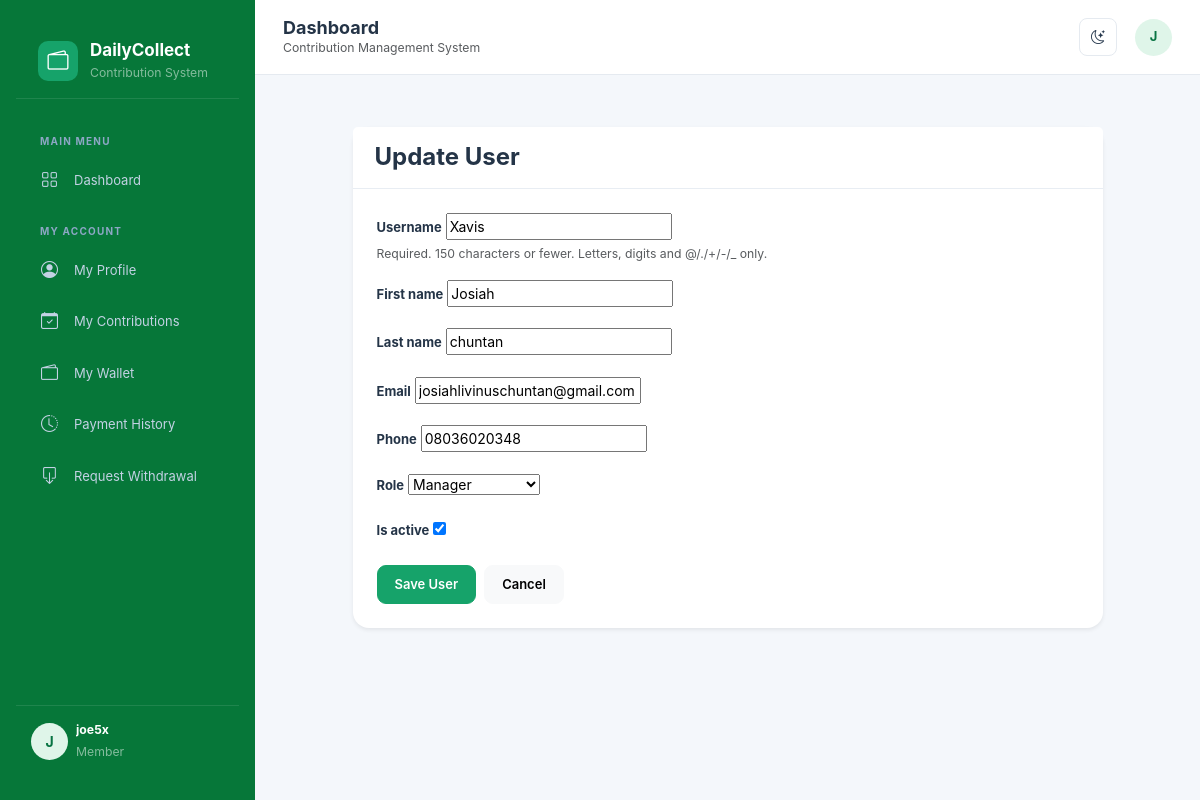
Screenshot of /accounts/users/2/edit/ (signed in) with the database file from the repository.
### accounts/models.py (models this page shows, shortened)
class User(AbstractUser):
    class Role(models.TextChoices):
        ADMIN = 'ADMIN', 'Administrator'
        MANAGER = 'MANAGER', 'Manager'
        SUPERVISOR = 'SUPERVISOR', 'Supervisor'
        AGENT = 'AGENT', 'Collection Agent'
        ACCOUNTANT = 'ACCOUNTANT', 'Accountant'
        MEMBER = 'MEMBER', 'Member'
    email = models.EmailField(unique=True)
    phone = models.CharField(max_length=20, blank=True)
    role = models.CharField(
        max_length=20,
        choices=Role.choices,
        default=Role.MEMBER
    )
    is_active = models.BooleanField(default=True)
    created_at = models.DateTimeField(auto_now_add=True)
    updated_at = models.DateTimeField(auto_now=True)

### accounts/views.py (the view, shortened to what this page needs)
# urls.py: path('users/<int:pk>/edit/', views.user_update, name='user_update'),
@role_required('ADMIN', 'MANAGER')
def user_update(request, pk):
    user = get_object_or_404(User, pk=pk)
    if request.user.role == 'MANAGER' and user.role == 'ADMIN':
        messages.error(request, 'You cannot modify an administrator.')
        return redirect('accounts:user_list')
    form = UpdateUserForm(instance=user)
    if request.user.role == 'MANAGER':
        form.fields['role'].choices = [
            choice for choice in form.fields['role'].choices
            if choice[0] not in ['ADMIN']
        ]
    return render(request, 'accounts/user_form.html', {
        'form': form,
        'title': 'Update User',
    })

### accounts/forms.py
class UpdateUserForm(forms.ModelForm):
    class Meta:
        model = User
        fields = [
            'username',
            'first_name',
            'last_name',
            'email',
            'phone',
            'role',
            'is_active',
        ]

### templates/accounts/user_form.html (shortened to what this page needs)
{% extends 'base.html' %}
{% block content %}
<div class="container py-4">
    <div class="card border-0 shadow-sm mx-auto" style="max-width:750px">
        <div class="card-header bg-white py-3">
            <h4 class="mb-0">{{ title }}</h4>
        </div>
        <div class="card-body p-4">
            <form method="POST">
                {% for field in form %}
                <div class="mb-3">
                    <label class="form-label">{{ field.label }}</label>
                    {{ field }}
                    {% if field.help_text %}
                        <small class="text-muted d-block">
                            {{ field.help_text }}
                        </small>
                    {% endif %}
                </div>
                {% endfor %}
                <div class="d-flex gap-2">
                    <button type="submit" class="btn btn-success">
                        Save User
                    </button>
                    <a href="{% url 'accounts:user_list' %}"
                       class="btn btn-light">
                        Cancel
                    </a>
                </div>
            </form>
        </div>
    </div>
</div>
{% endblock %}

### templates/base.html (shortened to what this page needs)
{% load static %}
<!DOCTYPE html>
<html lang="en" data-bs-theme="light">
<head>
    <link href="https://cdn.jsdelivr.net/npm/bootstrap@5.3.3/dist/css/bootstrap.min.css" rel="stylesheet">
    <link href="https://cdn.jsdelivr.net/npm/bootstrap-icons@1.11.3/font/bootstrap-icons.css" rel="stylesheet">
    <link rel="stylesheet"
      href="{% static 'css/style.css' %}">
</head>
<body>
{% if request.user.is_authenticated %}
<aside class="sidebar" id="sidebar">
    <div class="brand">
        <div class="brand-icon">
            <i class="bi bi-wallet2 text-white"></i>
        </div>
        <div>
            <h5 class="brand-name">DailyCollect</h5>
            <small class="text-white-50">Contribution System</small>
        </div>
    </div>
<div class="sidebar-menu">
    <div class="menu-label">Main Menu</div>
    <a href="{% url 'dashboard' %}" class="sidebar-link">
        <i class="bi bi-grid"></i> Dashboard
    </a>
    {% if request.user.role == 'ADMIN' %}
        <div class="menu-label">Administration</div>
        <a href="{% url 'agents:agent_create' %}" class="sidebar-link">
            <i class="bi bi-person-plus"></i> Register Agent
        </a>
        <a href="{% url 'accounts:user_list' %}" class="sidebar-link">
            <i class="bi bi-people"></i> User Management
        </a>
        <a href="{% url 'agents:agent_list' %}" class="sidebar-link">
            <i class="bi bi-people"></i> Agent Management
        </a>
        <a href="{% url 'members:member_list' %}" class="sidebar-link">
            <i class="bi bi-person-vcard"></i> Members
        </a>
        <a href="#" class="sidebar-link">
            <i class="bi bi-person-badge"></i> Collection Agents
        </a>
        <div class="menu-label">Contribution Management</div>
        <a href="{% url 'contributions:plan_list' %}" class="sidebar-link">
            <i class="bi bi-calendar-check"></i> Contribution Plans
        </a>
        <a href="{% url 'contributions:enrollment_list' %}"
            class="sidebar-link">
            <i class="bi bi-person-check"></i>Member Enrolments
        </a>
        <a href="{% url 'collections:collection_list' %}" class="sidebar-link">
            <i class="bi bi-cash-stack"></i> Daily Collections
        </a>
        <a href="#" class="sidebar-link">
            <i class="bi bi-wallet"></i> Member Wallets
        </a>
        <a href="#" class="sidebar-link">
            <i class="bi bi-box-arrow-down"></i> Withdrawals
        </a>
        <a href="{% url 'wallets:wallet_list' %}" class="nav-link">
            <i class="bi bi-wallet2"></i>Wallet Management
        </a>
        <div class="menu-label">Finance & Reports</div>
        <a href="#" class="sidebar-link">
            <i class="bi bi-arrow-left-right"></i> Transactions
        </a>
        <a href="#" class="sidebar-link">
            <i class="bi bi-receipt"></i> Expenses
        </a>
        <a href="#" class="sidebar-link">
            <i class="bi bi-graph-up-arrow"></i> Reports
        </a>
        <div class="menu-label">System</div>
        <a href="{% url 'accounts:change_password' %}" class="sidebar-link">
            <i class="bi bi-shield-lock"></i> Change Password
        </a>
    {% elif request.user.role == 'MEMBER' %}
        <div class="menu-label">My Account</div>
        <a href="{% url 'accounts:profile' %}" class="sidebar-link">
            <i class="bi bi-person-circle"></i> My Profile
        </a>
        <a href="#" class="sidebar-link">
            <i class="bi bi-calendar-check"></i> My Contributions
        </a>
        <a href="#" class="sidebar-link">
            <i class="bi bi-wallet2"></i> My Wallet
        </a>
        <a href="#" class="sidebar-link">
            <i class="bi bi-clock-history"></i> Payment History
        </a>
        <a href="#" class="sidebar-link">
            <i class="bi bi-box-arrow-down"></i> Request Withdrawal
        </a>
    {% endif %}
</div>
    <div class="sidebar-footer">
        <div class="d-flex align-items-center gap-2">
            <div class="user-avatar">
                {{ request.user.username|first|upper }}
            </div>
            <div class="flex-grow-1 overflow-hidden">
                <div class="text-white small fw-bold text-truncate">
                    {{ request.user.get_full_name|default:request.user.username }}
                </div>
                <small class="text-white-50">
                    {{ request.user.get_role_display }}
                </small>
            </div>
        </div>
    </div>
</aside>
<div class="main-wrapper">
    <header class="topbar">
        <div class="d-flex align-items-center gap-3">
            <div>
                <h5 class="topbar-title">
                    {% block page_title %}Dashboard{% endblock %}
                </h5>
                <small class="text-muted d-none d-sm-block">
                    Contribution Management System
                </small>
            </div>
        </div>
        <div class="topbar-actions">
            <button class="icon-btn" id="themeToggle"
                    title="Toggle theme">
                <i class="bi bi-moon-stars" id="themeIcon"></i>
            </button>
            <div class="dropdown">
                <button class="btn p-0 border-0"
                        data-bs-toggle="dropdown">
                    <div class="user-avatar">
                        {{ request.user.username|first|upper }}
                    </div>
                </button>
            </div>
        </div>
    </header>
    <main class="page-content">
        {% block content %}
        {% endblock %}
    </main>
</div>
{% else %}
    {% block auth_content %}{% endblock %}
{% endif %}
</body>
</html>

### static/css/style.css (style rules this page uses)
:root { --primary: #102a43; --primary-light: #1d456b; --accent: #10b981; --accent-hover: #059669; --background: #f4f7fb; --surface: #ffffff; --text: #243447; --muted: #8492a6; --border: #e8edf3; --danger: #ef4444; --warning: #f59e0b; --info: #3b82f6; --sidebar-width: 260px; --topbar-height: 75px; --shadow-sm: 0 2px 8px rgba(16, 42, 67, .04); --shadow-md: 0 8px 25px rgba(16, 42, 67, .07); --radius: 16px; }
* { box-sizing: border-box; }
body { background: var(--background); color: var(--text); font-family: 'Inter', 'Segoe UI', sans-serif; font-size: 14px; transition: background .3s, color .3s; }
a { text-decoration: none; }
h1, h2, h3, h4, h5, h6 { color: var(--text); font-weight: 700; }
.sidebar { width: var(--sidebar-width); background: var(--primary); color: #fff; position: fixed; top: 0; left: 0; bottom: 0; z-index: 1040; padding: 24px 16px; overflow-y: auto; transition: transform .3s ease; }
.topbar { height: var(--topbar-height); background: var(--surface); border-bottom: 1px solid var(--border); display: flex; align-items: center; justify-content: space-between; padding: 0 30px; position: sticky; top: 0; z-index: 1020; }
.topbar-title { font-size: 19px; font-weight: 750; margin: 0; }
.page-content { padding: 30px; }
.card { background: var(--surface); border: 1px solid var(--border); border-radius: var(--radius); box-shadow: var(--shadow-sm); color: var(--text); }
.card-header { background: transparent; border-bottom: 1px solid var(--border); padding: 18px 22px; font-weight: 700; }
.card-body { padding: 22px; }
.btn { border-radius: 9px; padding: 9px 17px; font-weight: 600; font-size: 13px; transition: .2s; }
.btn-success { background: var(--accent); border-color: var(--accent); }
.form-label { font-weight: 650; color: var(--text); font-size: 13px; margin-bottom: 8px; }
:root { --sidebar-width: 255px; --primary: #055fc6; --accent: #16a36a; --body-bg: #f4f7fb; --card-bg: #ffffff; --text-main: #24364b; --border-color: #e5eaf0; --sidebar-bg: #067739; }
body { background: var(--body-bg); color: var(--text-main); font-family: Inter, "Segoe UI", sans-serif; min-height: 100vh; transition: background .2s ease, color .2s ease; }
.sidebar { width: var(--sidebar-width); height: 100vh; position: fixed; top: 0; left: 0; background: var(--sidebar-bg); color: white; z-index: 1040; display: flex; flex-direction: column; transition: transform .3s ease; }
.brand { height: 75px; display: flex; align-items: center; padding: 0 22px; gap: 12px; border-bottom: 1px solid rgba(255,255,255,.1); }
.brand-icon { width: 40px; height: 40px; background: var(--accent); border-radius: 10px; display: flex; align-items: center; justify-content: center; font-size: 21px; }
.brand-name { font-size: 17px; font-weight: 750; color: white; margin: 0; }
.sidebar-menu { padding: 20px 12px; overflow-y: auto; flex: 1; }
.menu-label { font-size: 10px; color: #8da7c5; font-weight: 700; letter-spacing: 1.2px; padding: 15px 12px 8px; text-transform: uppercase; }
.sidebar-link { display: flex; align-items: center; gap: 12px; padding: 11px 13px; margin-bottom: 4px; border-radius: 7px; color: #c3d2e4; text-decoration: none; font-size: 13px; transition: .2s; }
.sidebar-link i { font-size: 17px; width: 21px; }
.sidebar-footer { padding: 15px; border-top: 1px solid rgba(255,255,255,.1); }
.main-wrapper { margin-left: var(--sidebar-width); min-height: 100vh; }
.topbar { height: 75px; background: var(--card-bg); border-bottom: 1px solid var(--border-color); display: flex; align-items: center; justify-content: space-between; padding: 0 28px; position: sticky; top: 0; z-index: 1020; }
.topbar-title { font-size: 18px; font-weight: 700; margin: 0; }
.topbar-actions { display: flex; align-items: center; gap: 18px; }
.icon-btn { width: 38px; height: 38px; border: 1px solid var(--border-color); background: var(--card-bg); color: var(--text-main); border-radius: 8px; display: flex; align-items: center; justify-content: center; }
.user-avatar { width: 37px; height: 37px; border-radius: 50%; background: #dff5e9; color: #087443; display: flex; justify-content: center; align-items: center; font-weight: 700; }
.page-content { padding: 28px; }
.card { background: var(--card-bg); border-color: var(--border-color); color: var(--text-main); }

### rows the page displays
User: user.username|first "J", user.get_full_name "joe5x", user.role "Member"
User: form "Xavis" "Josiah" "chuntan" "josiahlivinuschuntan@gmail.com" "08036020348" "Manager" "☑"

### other values shown
{{ title }} "Update User"
{{ field.label }} "Username" "First name" "Last name" "Email" "Phone" "Role" "Is active"
{{ field.help_text }} "Required. 150 characters or fewer. Letters, digits and @/./+/-/_ only."
